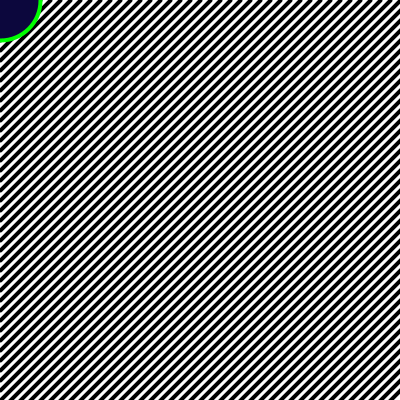
Frame 1 (no input)
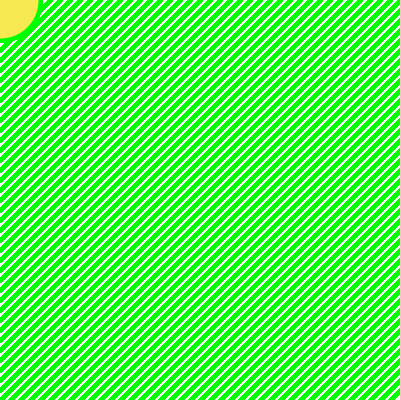
Frame 60 (the mouse pressed at the canvas centre just before this capture)
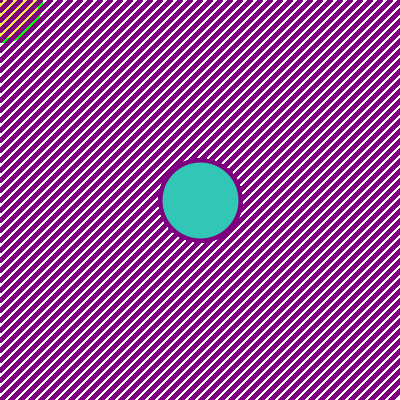
Frame 120 (the mouse held since frame 60 and released just before this capture)

The Processing sketch that drew these frames (run headless with seeded random() and noise(); from frame 60 on, the mouse is pressed at the canvas centre):

// Processing sketch: tp2
// ── tp2.pde
void setup(){
  size (400, 400);
  background (255);
  strokeWeight (4);
}

void draw(){
  for (int i=0; i<width*2; i=i+10){
    line (i, 0, 0, i);
  }
  
  fill (255);
  for (int i=0; i<90; i+=10){
    float colores = map(mouseX, 0, 400, 0, 255);
    float distanciaMouse= dist(height/2, width/2, mouseX, mouseY);
    
    if (i%2==0){
    stroke (colores, distanciaMouse, colores);
  } else {
    stroke (colores, colores, distanciaMouse);
  }
    fill(random (255), random(255), random (255));
    ellipse (mouseX, mouseY, i, i);
  }
  if (keyPressed==true) {
    background(255);
    reiniciar();
  }
}

// ── mifuncion.pde
void reiniciar() {
  for (int i=0; i<width*2; i=i+10) {
    line (i, 0, 0, i);
  }
}
